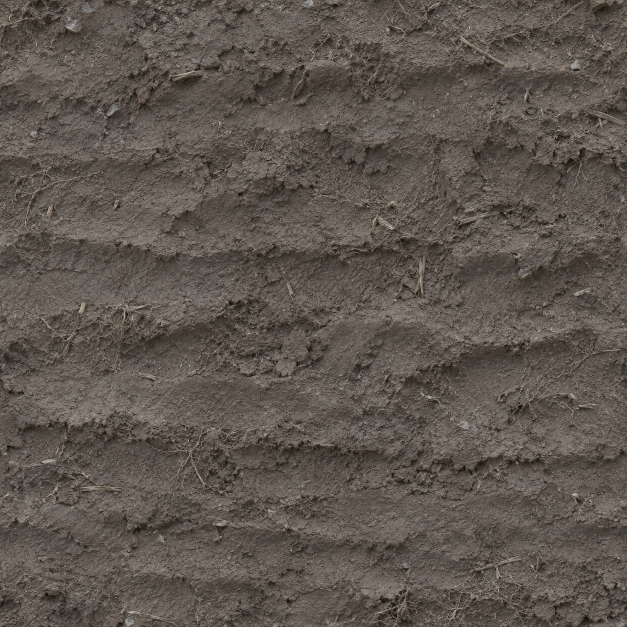
#> input picture Taierzhuang1938/_import/TanketteAdvanceEastTrack/Source_BattleLoam.webp, 1254 x 1254 px (shown at 1/2 size)
$ python -i Script_BakeEastTrackSmoke.py   (imports and definitions only)
#> lines starting #> are read from the running program, lines starting #| are printed output that depends on the picture
### Taierzhuang1938/_import/GengjiazhuangEastSmoke/Script_BakeEastSmokeBank.py
"""Bake the advecting soot canopy and its porous edges as a TVOL density sequence."""

import argparse
import gzip
import hashlib
import json
from math import pi
from pathlib import Path
import struct

import numpy as np
from PIL import Image
from scipy.ndimage import gaussian_filter, grey_closing, map_coordinates, median_filter


ASSET = "EastSmokeBank"
SOURCE = Path(__file__).resolve().parent
OUTPUT = SOURCE.parents[1] / "Volume"
GUIDE = SOURCE / "Source_EastSmokeOpticalDepth.bin"
GUIDE_SIZE = (320, 180)
SIZE = (240, 112, 52)
TILES = (2, 2, 1)
BOUNDS = (184, 65, 112)
ORIGIN = (0, 0, -69)
FRAME_COUNT = 4

# World metres. Each row is x, y, z, three Gaussian radii and optical mass.
# Keep the primary outlet short and narrow, then spread overlapping rolls
# downwind. The other traces feed the broad canopy at different distances.
OUTLET = (
    (13.0, 3.9, -51, 1.7, 1.25, 2.4, .51),
    (14.0, 5.7, -55, 2.5, 2.1, 3.0, .60),
    (16.9, 8.4, -59, 3.4, 2.6, 3.8, .62),
    (21.3, 10.9, -62, 4.5, 3.4, 5.3, .66),
    (26.6, 13.9, -65, 6.0, 4.3, 6.2, .67),
    (32.5, 17.7, -71, 7.2, 4.4, 7.2, .73),
    (39.0, 21.1, -76, 9.1, 5.0, 7.8, .75),
    (47.1, 23.4, -80, 10.5, 5.3, 8.9, .73),
    (58.5, 27.1, -88, 11.5, 6.4, 10.7, .64),
    (68.2, 32.0, -96, 14.7, 7.7, 12.2, .63),
    (82.4, 34.4, -105, 16.5, 9.5, 13.2, .47),
)
VILLAGE = (
    (-8.7, 3.25, -66, 2.8, 1.1, 2.4, .33),
    (-6.7, 6.6, -69, 4.7, 2.8, 4.8, .41),
    (-2.0, 9.2, -74, 6.1, 3.5, 6.5, .45),
    (6.5, 13.6, -81, 9.1, 5.2, 7.4, .46),
    (16.2, 17.8, -88, 13.4, 6.7, 10.0, .42),
    (28.8, 20.6, -95, 15.3, 7.4, 12.4, .47),
    (42.1, 24.0, -103, 18.0, 7.9, 12.7, .41),
)
DISTANT = (
    (-56, 3.9, -103, 17, 3.2, 7.3, .12),
    (-43, 6.5, -101, 16, 4.6, 8.0, .17),
    (-30, 11.9, -96, 12, 4.5, 8.7, .25),
    (-18, 17.6, -93, 12.3, 5.2, 8.1, .22),
    (-7, 23.1, -93, 18, 5.8, 9.8, .20),
    (7, 28.0, -103, 21, 7.9, 11.3, .22),
    (23, 33.5, -105, 24, 8.6, 12.4, .29),
    (45, 39.4, -103, 27, 9.8, 15.5, .31),
    (65, 44.1, -102, 28, 10.5, 14.7, .38),
    (24, 49, -114, 24, 9.0, 10.5, .18),
)


def Ease(value, low, high):
    t = np.clip((value - low) / (high - low), 0, 1)
    return t * t * (3 - 2 * t)


# [7 lines left out: function Nodes, not called in this run]


def ReadLuminance(path):
#> called with path = 'Source_BattleLoam.webp'
    with Image.open(path) as image:
#> image is the input picture: PIL image 1254x1254 RGB; mean R, G, B 93.9, 85.8, 78.7
        luminance = np.asarray(image.convert("L").resize(GUIDE_SIZE, Image.Resampling.LANCZOS), dtype=np.float32)
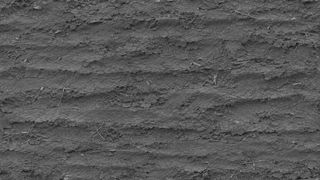
#> luminance: shape (180, 320) float32; min 16, max 165, mean 87.4
    return gaussian_filter(grey_closing(median_filter(luminance, size=3), size=(3, 3)), .62)
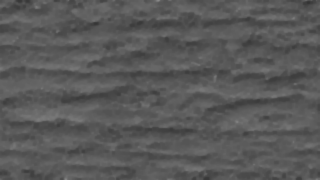
#> returned value: shape (180, 320) float32; min 52.23, max 135.2, mean 89.3


# [117 lines left out: functions UpdateOpticalGuide, GenerateFrames, Build, not called in this run]


# [10 lines that do not run on import are left out]

### Taierzhuang1938/_import/TanketteAdvanceEastTrack/Script_BakeEastTrackSmoke.py
"""Bake the east track smoke and loose soil as animated optical density."""

import argparse
import gzip
import hashlib
import json
from pathlib import Path
import struct
import sys

import numpy as np
from PIL import Image
from scipy.ndimage import gaussian_filter, map_coordinates


HERE = Path(__file__).resolve().parent
sys.dont_write_bytecode = True
sys.path.insert(0, str(HERE.parent / "GengjiazhuangEastSmoke"))
from Script_BakeEastSmokeBank import Ease, GUIDE_SIZE, Nodes, ReadLuminance

ASSET = "EastTrackSoot"
GUIDE = HERE / "Source_EastTrackOpticalDepth.bin"
BOUNDS = (116, 31, 86)
ORIGIN = (0, -.24, -62)
SIZE = (256, 112, 22)
TILES = (3, 2, 1)
FRAME_COUNT = 6
BURST_SIZE = (30, 44, 24)
BURST_BOUNDS = (1.87, 2.32, 1.61)

# Short ascending roots connect the fire and the left source to the suspended
# density field. Each node is x, y, z, three radii and optical mass.
OUTLETS = (
    (-10.6,1.4,-44,1.4,1.5,2.8,.09),
    (-10.1,3.0,-46,2.4,1.9,4.1,.17),
    (-8.8,4.6,-49,3.5,2.2,5.2,.17),
    (-7,6.3,-53,4.9,2.7,5.7,.13),
    (-10,4.1,-37,1.37,1.18,2.71,.105),
    (-8.15,5.44,-40,1.92,1.67,2.65,.19),
    (-5.78,7.40,-44,2.12,1.41,3.10,.14),
    (15.3,1.7,-39,1.8,1.4,3.5,.13),
    (14.7,3.4,-42,2.8,2.1,4.5,.19),
    (14,5.5,-46,4.5,2.9,6.4,.20),
    (12.8,7.4,-50,5.7,3.4,7.7,.14),
)


def MeasureOpticalDepth(reference, clear=None, rendered=None, refine=False):
    width, height = GUIDE_SIZE
    u, v = np.meshgrid((np.arange(width)+.5)/width, (np.arange(height)+.5)/height)
    # Exclude the tree and the ground when measuring the airborne soot.
    ridge = np.interp(u, [0,.16,.24,.33,.47,.59,.70,.83,.91,1],
        [.26,.32,.365,.370,.374,.368,.358,.371,.364,.357])
    target = ReadLuminance(reference)
    with Image.open(reference) as image:
        detail = np.asarray(image.convert("L").resize(GUIDE_SIZE, Image.Resampling.LANCZOS), dtype=np.float32)
    # Retain the small scallops of the cloud rim while excluding silhouettes
    # beside the tree, at the ridge, and above the back vehicle.
    open_sky = Ease(u,.205,.272)*(1-Ease(v,ridge-.075,ridge-.027))
    target += .78*open_sky*np.clip(gaussian_filter(detail,.43)-target,-10,7)
    last_sky_sample = np.minimum(ridge-.018,.341)
    sky_rows = [np.minimum(v,last_sky_sample)*height-.5, np.maximum(u,.165)*width-.5]

    def AboveRidge(data):
        return map_coordinates(data, sky_rows, order=1, mode="nearest", prefilter=False)
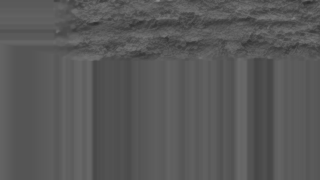
#> returned value: shape (180, 320) float32; min 44.43, max 140.7, mean 88.8

    # Continue the last clean smoke samples down into the distant surface mist.
    # The height in world space and the depth buffer trim the volume at the ground.
    window = Ease(u,.088,.147) * (1-Ease(v,ridge+.025,ridge+.080))
    incident = AboveRidge(ReadLuminance(clear)) if clear else 118 + 17*Ease(v,.06,.34)
    scattered = (59/255)**2.18

    def Transmission(luminance):
        response = (AboveRidge(luminance)/255)**2.18 - scattered
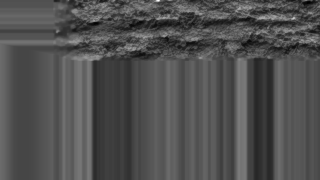
#> response: shape (180, 320) float32; min -0.019, max 0.232, mean 0.0605; drawn with min black and max white
        return np.clip(response/np.maximum((incident/255)**2.18-scattered,.014), .057, 1)
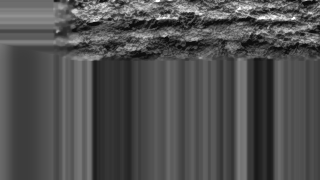
#> returned value: shape (180, 320) float64; min 0.057, max 1, mean 0.314

    transmittance = Transmission(target)
    left_core = Ease(u,.235,.317)*Ease(1-u,.52,.57)*Ease(v,.11,.184)
    low_air = Ease(v,.291,.349)
    optical = -np.log(transmittance)*window*(1+.18*left_core+.22*low_air)
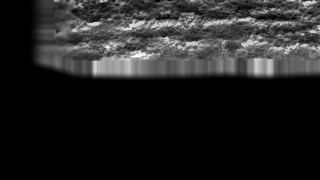
#> optical: shape (180, 320) float64; min 0, max 3.6, mean 0.482; drawn with min black and max white
    if refine:
        optical = np.frombuffer(GUIDE.read_bytes(),dtype=np.uint8).reshape(height,width).astype(np.float32)*(2.6/255)
    if rendered:
        measured = Transmission(ReadLuminance(rendered))
        residual = gaussian_filter(np.clip(np.log(measured/transmittance),-.43,.61)*window, .67)
        optical += (.82 if refine else .66)*residual
    optical = gaussian_filter(optical, .34 if refine else .69)
    GUIDE.write_bytes(np.uint8(np.rint(255*np.clip(optical/2.6,0,1))).tobytes())


# [114 lines left out: functions MakeFrames, MakeBurstFrames, BakeVolume, not called in this run]


# [17 lines not run here, left out]

>>> result = MeasureOpticalDepth('Source_BattleLoam.webp')
